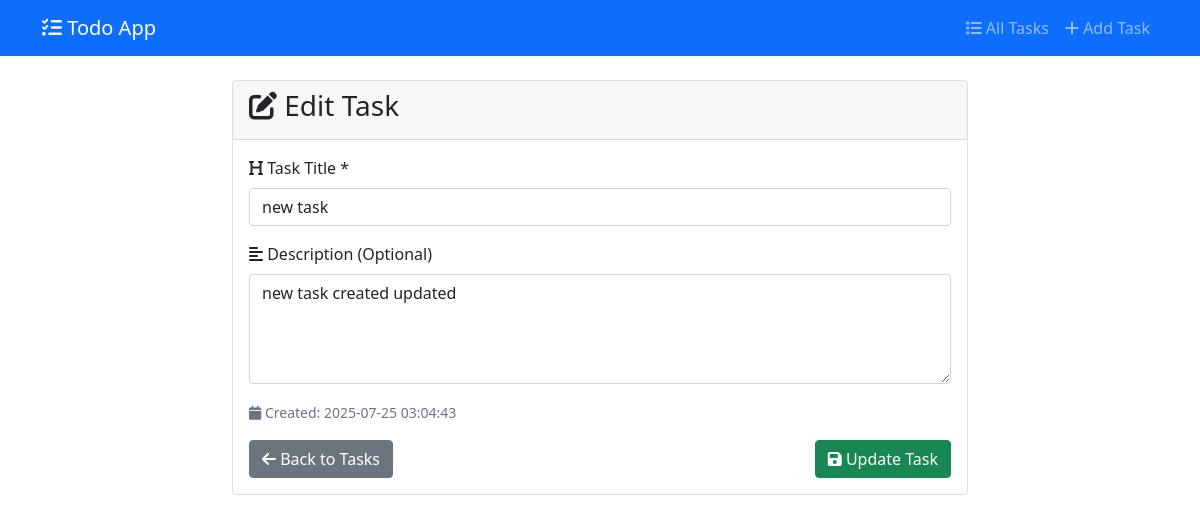
Screenshot of /edit/1 with the database file from the repository.
### tables this page shows
CREATE TABLE tasks (
            id INTEGER PRIMARY KEY AUTOINCREMENT,
            title TEXT NOT NULL,
            description TEXT,
            completed BOOLEAN NOT NULL DEFAULT 0,
            created_at TIMESTAMP DEFAULT CURRENT_TIMESTAMP
        );

### app.py (the view, shortened to what this page needs)
@app.route('/edit/<int:task_id>', methods=['GET', 'POST'])
def edit_task(task_id):
    conn = get_db_connection()
    task = conn.execute('SELECT * FROM tasks WHERE id = ?', (task_id,)).fetchone()
    if not task:
        flash('Task not found!', 'error')
        return redirect(url_for('index'))
    conn.close()
    return render_template('edit_task.html', task=task)

### app.py (called while the page is built)
def get_db_connection():
    conn = sqlite3.connect(DATABASE)
    conn.row_factory = sqlite3.Row
    return conn

### templates/edit_task.html (shortened to what this page needs)
{% extends "base.html" %}
{% block content %}
    <div class="row justify-content-center">
        <div class="col-md-8">
            <div class="card">
                <div class="card-header">
                    <h3><i class="fas fa-edit"></i> Edit Task</h3>
                </div>
                <div class="card-body">
                    <form method="POST">
                        <div class="mb-3">
                            <label for="title" class="form-label">
                                <i class="fas fa-heading"></i> Task Title *
                            </label>
                            <input type="text"
                                   class="form-control"
                                   id="title"
                                   name="title"
                                   value="{{ task.title }}"
                                   placeholder="Enter task title..."
                                   required>
                        </div>
                        <div class="mb-3">
                            <label for="description" class="form-label">
                                <i class="fas fa-align-left"></i> Description (Optional)
                            </label>
                            <textarea class="form-control"
                                      id="description"
                                      name="description"
                                      rows="4"
                                      placeholder="Enter task description...">{{ task.description or '' }}</textarea>
                        </div>
                        <div class="mb-3">
                            <small class="text-muted">
                                <i class="fas fa-calendar"></i>
                                Created: {{ task.created_at }}
                            </small>
                        </div>
                        <div class="d-flex justify-content-between">
                            <a href="{{ url_for('index') }}" class="btn btn-secondary">
                                <i class="fas fa-arrow-left"></i> Back to Tasks
                            </a>
                            <button type="submit" class="btn btn-success">
                                <i class="fas fa-save"></i> Update Task
                            </button>
                        </div>
                    </form>
                </div>
            </div>
        </div>
    </div>
{% endblock %}

### rows the page displays
tasks: title "new task", description "new task created updated", created_at "2025-07-25 03:04:43"
